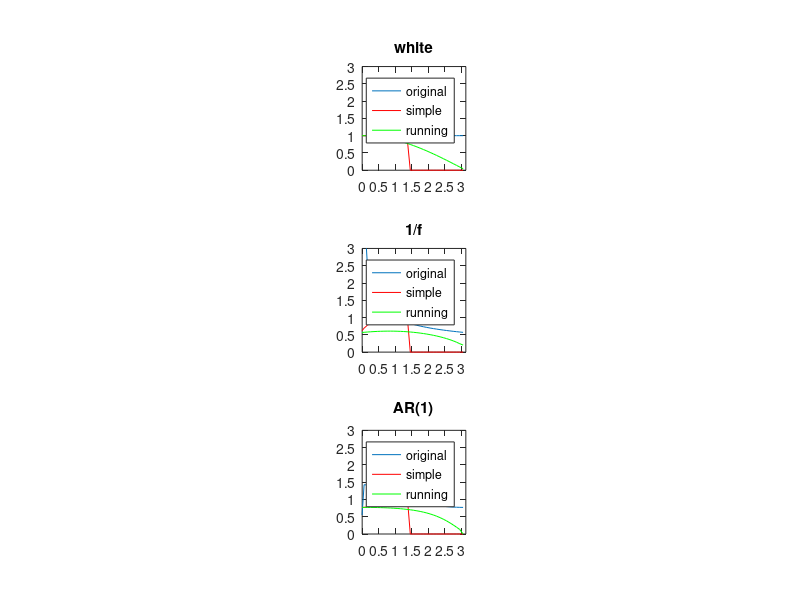

Reproduce this figure in MATLAB.
% this is what the noise input vectors look like
close all; set(gcf,'Position',[10 10 400,600]);
warning off
w=-pi:0.1:pi ;
rho = 0.3;
for noisetype=1:3
   
    switch noisetype
        case 1
            x = ones(size(w));
            %x = w(end:-1:1)/pi;
            title_str='white'
            
        case 2
            x = sqrt(1./w);
            title_str='1/f'
        case 3
            x = ones(size(w));
            x = x ./ (1 - rho * exp(-j.*w));
            x(ceil(length(x)/2))=0;

            title_str='AR(1)'
    end
    subplot(3,1,noisetype)
    plot(w,abs(x))
    title(title_str);
    axis([0 pi 0 3]), axis square

   
    ysimp = x.*(1-exp(-i*w));
    % aliasing: Note that it's very important that you apply the
    % 1-exp(-i*w) factor before you do the aliasing part...
    ysimp = (ysimp + fftshift(ysimp) )/2;   
    ysimp(1:end/4) = 0;
    ysimp(3*end/4: end+1) = 0;
    hold on, 
    plot(w,abs(ysimp),'r')
    
    % running subtraction
    k = (1-exp(-i*(w+pi)))/2;
    yrun = k.*fftshift(x);
    
    plot(w,abs(yrun),'g')
    legend('original','simple','running')

end

